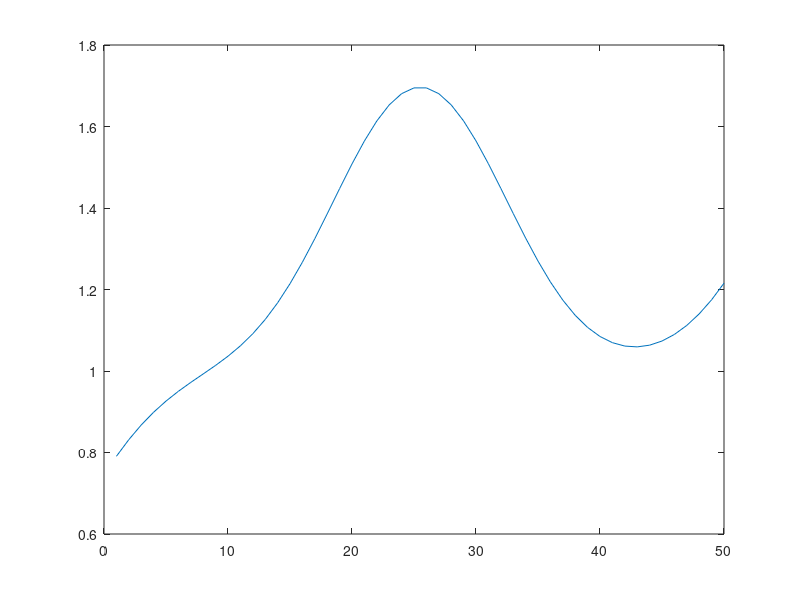

Recreate this plot in MATLAB.
clc
clear all;
Nx=50;
Nt = 30;
dx = 2/(Nx-1);
dt = 0.1;
D = 0.01;
x=linspace(0, Nx*dx, Nx);
T_0(1:Nx) = 1;

for cur=1:Nx
    if x(cur) >= 0.75 && x(cur) <= 1.25
        T_0(cur) = 2;
    end
end
%%Neuman
beta = D*dt/(dx^2);
A(1:Nx-2)=1+2*beta;
A(1) = 1+ beta;
A(Nx-2) = 1 + beta;
M1=diag(A);
AU(1:Nx-3) = -beta;
M2=diag(AU,1);
M3=diag(AU,-1);
M=M1+M2+M3;

% %b(1:Nx-2)=0;
% for n=2:Nx-1
%     b(n-1)=T_0(n);
% end

 UL=1;
 UR=1;
T=T_0;
for t=2:Nt
   
    b=T(2:end-1);
    b(1) = b(1)-(-beta)*dx*(-UL); 
    b(end) =b(end)-(-beta)*dx*UR;
    alpha = M\b';
    T1 = alpha(1)+dx*(-UL);
    TN = alpha(end)+dx*UR;
    %T=[T1, alpha', TN];    
    T(2:end-1)=alpha;
    T(1)=T1;
    T(end)=TN;


end

%surf(history2)

plot(T)